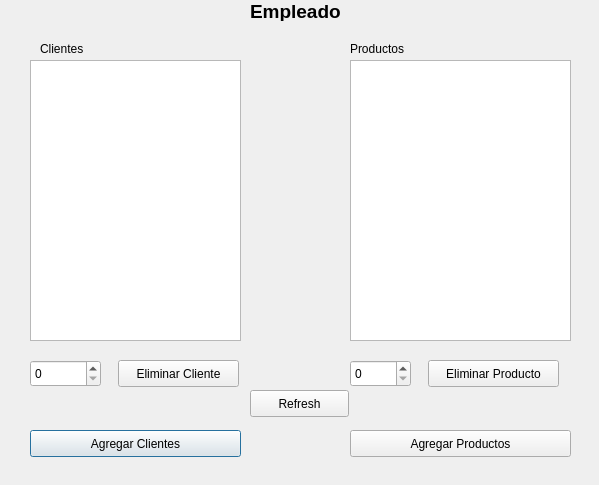
<?xml version="1.0" encoding="UTF-8"?>
<ui version="4.0">
 <class>WorkerWindow</class>
 <widget class="QDialog" name="WorkerWindow">
  <property name="geometry">
   <rect>
    <x>0</x>
    <y>0</y>
    <width>599</width>
    <height>485</height>
   </rect>
  </property>
  <property name="windowTitle">
   <string>Dialog</string>
  </property>
  <widget class="QLabel" name="label">
   <property name="geometry">
    <rect>
     <x>250</x>
     <y>0</y>
     <width>101</width>
     <height>21</height>
    </rect>
   </property>
   <property name="text">
    <string>&lt;html&gt;&lt;head/&gt;&lt;body&gt;&lt;p&gt;&lt;span style=&quot; font-size:14pt; font-weight:600;&quot;&gt;Empleado&lt;/span&gt;&lt;/p&gt;&lt;/body&gt;&lt;/html&gt;</string>
   </property>
  </widget>
  <widget class="QPushButton" name="pushButton">
   <property name="geometry">
    <rect>
     <x>30</x>
     <y>430</y>
     <width>211</width>
     <height>27</height>
    </rect>
   </property>
   <property name="text">
    <string>Agregar Clientes</string>
   </property>
  </widget>
  <widget class="QPushButton" name="pushButton_2">
   <property name="geometry">
    <rect>
     <x>350</x>
     <y>430</y>
     <width>221</width>
     <height>27</height>
    </rect>
   </property>
   <property name="text">
    <string>Agregar Productos</string>
   </property>
  </widget>
  <widget class="QPlainTextEdit" name="ta_clientes">
   <property name="geometry">
    <rect>
     <x>30</x>
     <y>60</y>
     <width>211</width>
     <height>281</height>
    </rect>
   </property>
  </widget>
  <widget class="QPlainTextEdit" name="ta_productos">
   <property name="geometry">
    <rect>
     <x>350</x>
     <y>60</y>
     <width>221</width>
     <height>281</height>
    </rect>
   </property>
  </widget>
  <widget class="QLabel" name="label_2">
   <property name="geometry">
    <rect>
     <x>40</x>
     <y>40</y>
     <width>67</width>
     <height>17</height>
    </rect>
   </property>
   <property name="text">
    <string>Clientes</string>
   </property>
  </widget>
  <widget class="QLabel" name="label_3">
   <property name="geometry">
    <rect>
     <x>350</x>
     <y>40</y>
     <width>81</width>
     <height>17</height>
    </rect>
   </property>
   <property name="text">
    <string>Productos</string>
   </property>
  </widget>
  <widget class="QPushButton" name="pushButton_3">
   <property name="geometry">
    <rect>
     <x>118</x>
     <y>360</y>
     <width>121</width>
     <height>27</height>
    </rect>
   </property>
   <property name="text">
    <string>Eliminar Cliente</string>
   </property>
  </widget>
  <widget class="QPushButton" name="pushButton_4">
   <property name="geometry">
    <rect>
     <x>428</x>
     <y>360</y>
     <width>131</width>
     <height>27</height>
    </rect>
   </property>
   <property name="text">
    <string>Eliminar Producto</string>
   </property>
  </widget>
  <widget class="QSpinBox" name="sp_clientdel">
   <property name="geometry">
    <rect>
     <x>30</x>
     <y>360</y>
     <width>71</width>
     <height>27</height>
    </rect>
   </property>
  </widget>
  <widget class="QSpinBox" name="sp_productdel">
   <property name="geometry">
    <rect>
     <x>350</x>
     <y>360</y>
     <width>61</width>
     <height>27</height>
    </rect>
   </property>
  </widget>
  <widget class="QPushButton" name="pushButton_5">
   <property name="geometry">
    <rect>
     <x>250</x>
     <y>390</y>
     <width>99</width>
     <height>27</height>
    </rect>
   </property>
   <property name="text">
    <string>Refresh</string>
   </property>
  </widget>
 </widget>
 <resources/>
 <connections/>
</ui>
